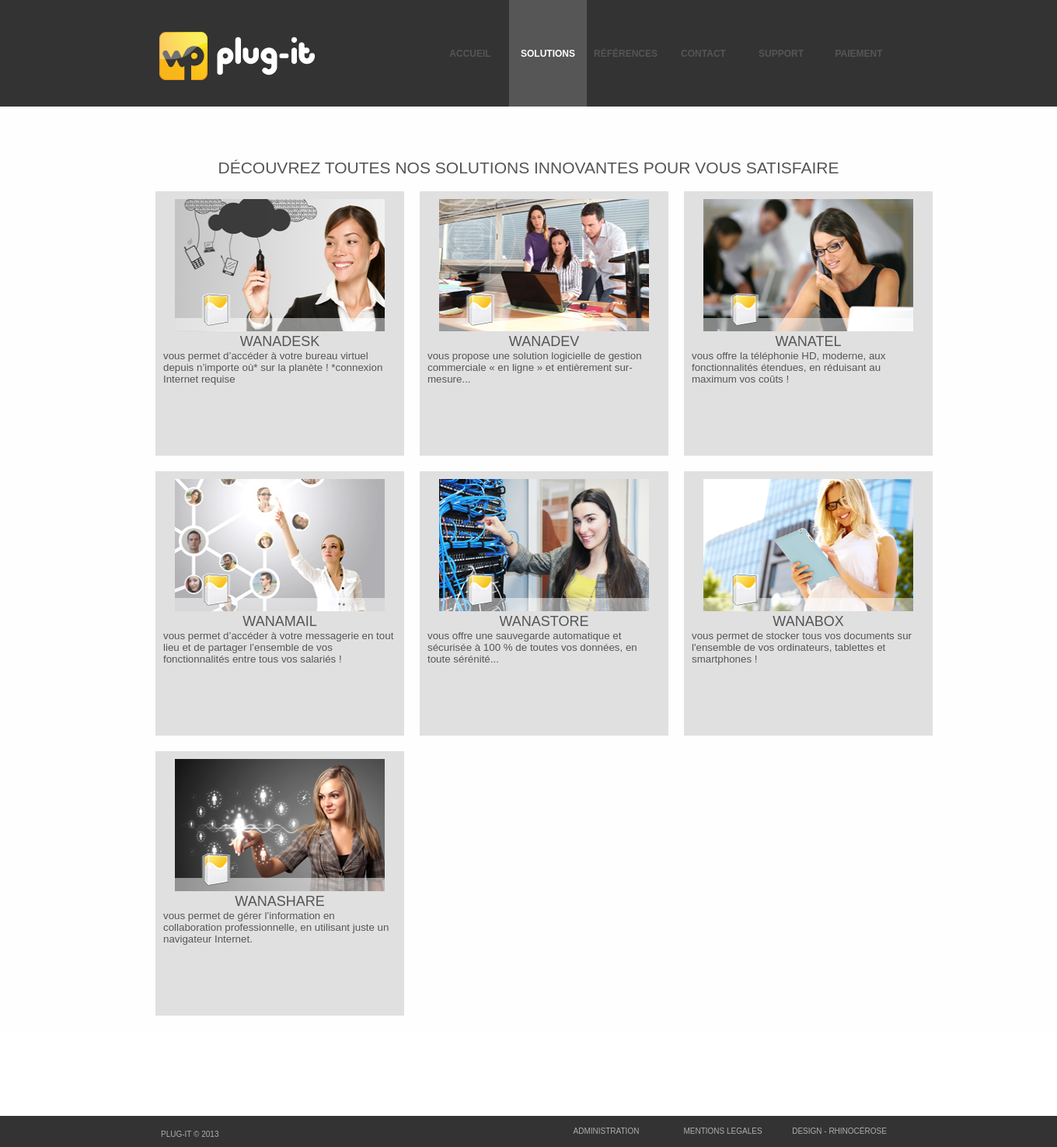
Page /Index.php?page=solutions&mode=view on the committed database.
### tables this page shows
CREATE TABLE IF NOT EXISTS `menu` (
  `id` int(11) NOT NULL AUTO_INCREMENT,
  `interne` tinyint(1) NOT NULL,
  `active` tinyint(1) NOT NULL,
  `nom` varchar(50) NOT NULL,
  `baseName` varchar(50) NOT NULL,
  `position` int(11) NOT NULL,
  `lien` varchar(255) NOT NULL,
  `meta` text NOT NULL,
  PRIMARY KEY (`id`)
);

CREATE TABLE IF NOT EXISTS `solutions` (
  `id` int(11) NOT NULL AUTO_INCREMENT,
  `titre` varchar(100) NOT NULL,
  `corps` text NOT NULL,
  `image_car` varchar(255) NOT NULL,
  `image_sol` varchar(255) NOT NULL,
  `description` varchar(255) NOT NULL,
  `date` timestamp NOT NULL DEFAULT CURRENT_TIMESTAMP,
  `ordre` int(11) NOT NULL,
  PRIMARY KEY (`id`)
);

### Include/invite/solutions.php (the view, shortened to what this page needs)
<?php
	switch($_GET['mode'])
	{
		case 'view':
			echo'<div style="margin:auto;width:1000px;">
				<h2>Découvrez toutes nos solutions innovantes pour vous satisfaire</h2>';
					$retour = mysql_query('SELECT * FROM solutions ORDER BY ordre') or die('Erreur SQL !<br />'.mysql_error());
					$i=1;
					echo '<table cellspacing="20">';
					while ($donnees = mysql_fetch_array($retour))
						{
							if($i == 1)
								echo '<tr>';
							echo '<td>
							<div class="blocksolution" onclick="location.href=\'index.php?page=solutions&mode=viewone&id='.$donnees['id'].'\'">';
							echo'
								<img src="'.$donnees['image_sol'].'" style="margin-left:5%;width:90%;" width="280" height="170"/><br/>
								<h3 style="text-align:center;font-size:18px;">'.$donnees['titre'].'</h3>
								'.nl2br($donnees['description']).'
							</div></td>';
							$i++;
							if($i > 3)
							{
								$i=1;
								echo '</tr>';
							}
						}
					echo '</table>
				</div>';
		break;
	}

### Include/common/Banniere.php (shortened to what this page needs)
<div style="overflow:hidden;">
	<div style="margin-left:auto; width:950px; margin-right:auto"><a href="index.php?page=accueil"><img src="images/logotype_plug_it.png" style="position:absolute; float:left; bottom:25%; "/></a>
	<table style="position:relative; float:right; margin-left:10px;" height="137px" class="menu" cellspacing="0">
		<tr>
		<?php
		$rq = mysql_query("SELECT * FROM menu ORDER BY position")or die('Erreur SQL !<br />'.mysql_error());
		while($ar=mysql_fetch_array($rq))
		{
			if($ar['active'] == true)
			{
				echo '
				<td onclick="location.href=\''.$ar['lien'].'\'"';
					if($ar['interne'] and $_GET['page'] == $ar['baseName'])
						echo 'class="menu_selected"';
					else
						echo 'class="menu_unselected"';
				echo '>'.$ar['nom'].'</td>';
			}
		}
		?>
		</tr>
	</table></div>
</div>

### css/styles.css (style rules this page uses)
* { padding: 0px; margin: 0px; outline: none; }

### styles/index.css (style rules this page uses)
.menu td { width:100px; text-align:center; cursor: pointer; font-weight:bold; text-transform:uppercase; font-size: 12px; }
.menu_selected { background-color:#565656; border-color:#696969 #DCDCDC #DCDCDC #696969; color:white; }
.blocksolution { width:300px; height: 320px; background-color:#e0e0e0; cursor: pointer; padding:10px; }
h2,h3 { text-align: center; font-weight: normal; font-size:21px; line-height:21px; text-transform:uppercase; }
body { color:#555555; font-size:10pt; font-family: Arial,Helvetica,sans-serif; padding:0; margin: 0; }
html { margin:0; }

### rows in the picture
menu: nom "ACCUEIL"
menu: nom "SOLUTIONS"
menu: nom "RÉFÉRENCES"
menu: nom "CONTACT"
menu: nom "SUPPORT"
menu: nom "PAIEMENT"
solutions: image_sol (picture), titre "WANADESK", description "vous permet d’accéder à votre bureau virtuel depuis n’importe où* sur la planète ! *connexion Internet requise"
solutions: image_sol (picture), titre "WANADEV", description "vous propose une solution logicielle de gestion commerciale « en ligne » et entièrement sur-mesure..."
solutions: image_sol (picture), titre "WANATEL", description "vous offre la téléphonie HD, moderne, aux fonctionnalités étendues, en réduisant au maximum vos coûts !"
solutions: image_sol (picture), titre "WANAMAIL", description "vous permet d’accéder à votre messagerie en tout lieu et de partager l’ensemble de vos fonctionnalités entre tous vos salariés !"
solutions: image_sol (picture), titre "WANASTORE", description "vous offre une sauvegarde automatique et sécurisée à 100 % de toutes vos données, en toute sérénité..."
solutions: image_sol (picture), titre "WANABOX", description "vous permet de stocker tous vos documents sur l'ensemble de vos ordinateurs, tablettes et smartphones !"
solutions: image_sol (picture), titre "WANASHARE", description "vous permet de gérer l’information en collaboration professionnelle, en utilisant juste un navigateur Internet."
